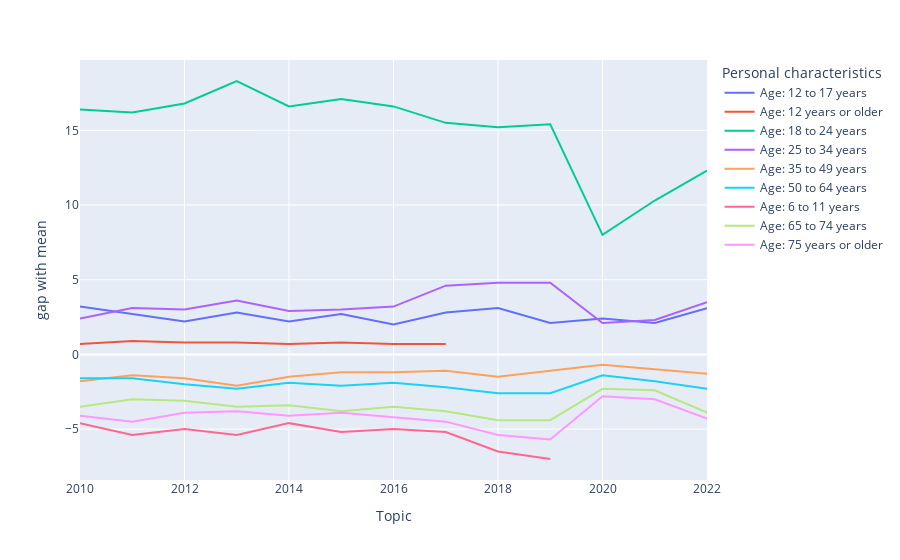

Notebook cell for this chart:
### Markdown cell above
#### Observations :
The drop of traffic during covid is sharper for younger categories (age < 35 years) compared to the other age groups. Maybe this can be explained by the closing of schools and universities. Maybe younger workers also tend to use remote working more than older ones.  
Since older age groups tended to use public transport less before covid, the decrease in participation in these groups is also less important, but maybe the decrease relative to their pre-covid levels is more important.  
  
It is noticeable that people between 25 and 34 years old used public transport more than people 12 to 17 years old before the pandemic, whereas after the pandemic their levels of use of public transport are quite similar. This can maybe be explained by an increase in the use of remote working.  
Looking at the older data from 2010, the general trend seems to be a stagnation from 2010 to 2017, with a noticeable rise in public transport participation between 2017 and 2018, however since this dates correspond to the junction between two datasets this variation can also come from a change in the methodology or data gathering for the dataset.  
  
The traffic have yet to recover to their pre-covid levels, however the post-covid trends differ. Some groups, especially the younger age groups, seem to recover more quickly than older age groups.  
  
Regarding teleworking, in [1] it is shown on the basis of a survey that people of age 35-54 years make up 52% of teleworkers in the Netherlands but only 43% of the population. Thus, telework can't completely explain the drop in public transport use for younger working categories (18 to 34 years old). Beside, graphs below will also show that the relative drop compared to pre-covid levels is actually smaller than for other categories. Of course, teleworking can still provide an explanation for the 12-17 age group catching up with the 25-34 age group in terms of public transport participation after the pandemic. However, the public transport participation for both these groups were already quite similar, so it is hard to explain this variation purely with causes linked to the pandemic.   

[1] Ton, Danique, Koen Arendsen, Menno De Bruyn, Valerie Severens, Mark Van Hagen, Niels Van Oort, et Dorine Duives. « Teleworking during COVID-19 in the Netherlands: Understanding Behaviour, Attitudes, and Future Intentions of Train Travellers ». Transportation Research Part A: Policy and Practice 159 (mai 2022): 55‑73. https://doi.org/10.1016/j.tra.2022.03.019.

### Code cell
# Creation of a graph showing the gap between the value of a group
# and the mean value across the years

px.line(data_frame=df_age, x="Topic", y="gap with mean", color='Personal characteristics', title = 'Gap with the mean value across the years')

### Figure 1 — Plotly figure (JSON) as saved in the notebook; plotly's stock layout.template omitted (floating-point values rounded to 4 significant figures)
{"data": [{"hovertemplate": "Personal characteristics=Age: 12 to 17 years<br>Topic=%{x}<br>gap with mean=%{y}<extra></extra>", "legendgroup": "Age: 12 to 17 years", "line": {"color": "#636efa", "dash": "solid"}, "marker": {"symbol": "circle"}, "mode": "lines", "name": "Age: 12 to 17 years", "orientation": "v", "showlegend": true, "type": "scatter", "x": [2010, 2011, 2012, 2013, 2014, 2015, 2016, 2017, 2018, 2019, 2020, 2021, 2022], "xaxis": "x", "y": [3.2, 2.7, 2.2, 2.8, 2.2, 2.7, 2.0, 2.8, 3.1, 2.1, 2.4, 2.1, 3.1], "yaxis": "y"}, {"hovertemplate": "Personal characteristics=Age: 12 years or older<br>Topic=%{x}<br>gap with mean=%{y}<extra></extra>", "legendgroup": "Age: 12 years or older", "line": {"color": "#EF553B", "dash": "solid"}, "marker": {"symbol": "circle"}, "mode": "lines", "name": "Age: 12 years or older", "orientation": "v", "showlegend": true, "type": "scatter", "x": [2010, 2011, 2012, 2013, 2014, 2015, 2016, 2017], "xaxis": "x", "y": [0.7, 0.9, 0.8, 0.8, 0.7, 0.8, 0.7, 0.7], "yaxis": "y"}, {"hovertemplate": "Personal characteristics=Age: 18 to 24 years<br>Topic=%{x}<br>gap with mean=%{y}<extra></extra>", "legendgroup": "Age: 18 to 24 years", "line": {"color": "#00cc96", "dash": "solid"}, "marker": {"symbol": "circle"}, "mode": "lines", "name": "Age: 18 to 24 years", "orientation": "v", "showlegend": true, "type": "scatter", "x": [2010, 2011, 2012, 2013, 2014, 2015, 2016, 2017, 2018, 2019, 2020, 2021, 2022], "xaxis": "x", "y": [16.4, 16.2, 16.8, 18.3, 16.6, 17.1, 16.6, 15.5, 15.2, 15.4, 8, 10.3, 12.3], "yaxis": "y"}, {"hovertemplate": "Personal characteristics=Age: 25 to 34 years<br>Topic=%{x}<br>gap with mean=%{y}<extra></extra>", "legendgroup": "Age: 25 to 34 years", "line": {"color": "#ab63fa", "dash": "solid"}, "marker": {"symbol": "circle"}, "mode": "lines", "name": "Age: 25 to 34 years", "orientation": "v", "showlegend": true, "type": "scatter", "x": [2010, 2011, 2012, 2013, 2014, 2015, 2016, 2017, 2018, 2019, 2020, 2021, 2022], "xaxis": "x", "y": [2.4, 3.1, 3.0, 3.6, 2.9, 3, 3.2, 4.6, 4.8, 4.8, 2.1, 2.3, 3.5], "yaxis": "y"}, {"hovertemplate": "Personal characteristics=Age: 35 to 49 years<br>Topic=%{x}<br>gap with mean=%{y}<extra></extra>", "legendgroup": "Age: 35 to 49 years", "line": {"color": "#FFA15A", "dash": "solid"}, "marker": {"symbol": "circle"}, "mode": "lines", "name": "Age: 35 to 49 years", "orientation": "v", "showlegend": true, "type": "scatter", "x": [2010, 2011, 2012, 2013, 2014, 2015, 2016, 2017, 2018, 2019, 2020, 2021, 2022], "xaxis": "x", "y": [-1.8, -1.4, -1.6, -2.1, -1.5, -1.2, -1.2, -1.1, -1.5, -1.1, -0.7, -1, -1.3], "yaxis": "y"}, {"hovertemplate": "Personal characteristics=Age: 50 to 64 years<br>Topic=%{x}<br>gap with mean=%{y}<extra></extra>", "legendgroup": "Age: 50 to 64 years", "line": {"color": "#19d3f3", "dash": "solid"}, "marker": {"symbol": "circle"}, "mode": "lines", "name": "Age: 50 to 64 years", "orientation": "v", "showlegend": true, "type": "scatter", "x": [2010, 2011, 2012, 2013, 2014, 2015, 2016, 2017, 2018, 2019, 2020, 2021, 2022], "xaxis": "x", "y": [-1.6, -1.6, -2, -2.3, -1.9, -2.1, -1.9, -2.2, -2.6, -2.6, -1.4, -1.8, -2.3], "yaxis": "y"}, {"hovertemplate": "Personal characteristics=Age: 6 to 11 years<br>Topic=%{x}<br>gap with mean=%{y}<extra></extra>", "legendgroup": "Age: 6 to 11 years", "line": {"color": "#FF6692", "dash": "solid"}, "marker": {"symbol": "circle"}, "mode": "lines", "name": "Age: 6 to 11 years", "orientation": "v", "showlegend": true, "type": "scatter", "x": [2010, 2011, 2012, 2013, 2014, 2015, 2016, 2017, 2018, 2019, 2020, 2021, 2022], "xaxis": "x", "y": [-4.6, -5.4, -5, -5.4, -4.6, -5.2, -5, -5.2, -6.5, -7, null, null, -4.5], "yaxis": "y"}, {"hovertemplate": "Personal characteristics=Age: 65 to 74 years<br>Topic=%{x}<br>gap with mean=%{y}<extra></extra>", "legendgroup": "Age: 65 to 74 years", "line": {"color": "#B6E880", "dash": "solid"}, "marker": {"symbol": "circle"}, "mode": "lines", "name": "Age: 65 to 74 years", "orientation": "v", "showlegend": true, "type": "scatter", "x": [2010, 2011, 2012, 2013, 2014, 2015, 2016, 2017, 2018, 2019, 2020, 2021, 2022], "xaxis": "x", "y": [-3.5, -3, -3.1, -3.5, -3.4, -3.8, -3.5, -3.8, -4.4, -4.4, -2.3, -2.4, -3.9], "yaxis": "y"}, {"hovertemplate": "Personal characteristics=Age: 75 years or older<br>Topic=%{x}<br>gap with mean=%{y}<extra></extra>", "legendgroup": "Age: 75 years or older", "line": {"color": "#FF97FF", "dash": "solid"}, "marker": {"symbol": "circle"}, "mode": "lines", "name": "Age: 75 years or older", "orientation": "v", "showlegend": true, "type": "scatter", "x": [2010, 2011, 2012, 2013, 2014, 2015, 2016, 2017, 2018, 2019, 2020, 2021, 2022], "xaxis": "x", "y": [-4.1, -4.5, -3.9, -3.8, -4.1, -3.9, -4.2, -4.5, -5.4, -5.7, -2.8, -3, -4.3], "yaxis": "y"}], "layout": {"legend": {"title": {"text": "Personal characteristics"}, "tracegroupgap": 0}, "margin": {"t": 60}, "xaxis": {"anchor": "y", "domain": [0, 1], "title": {"text": "Topic"}}, "yaxis": {"anchor": "x", "domain": [0, 1], "title": {"text": "gap with mean"}}}}
